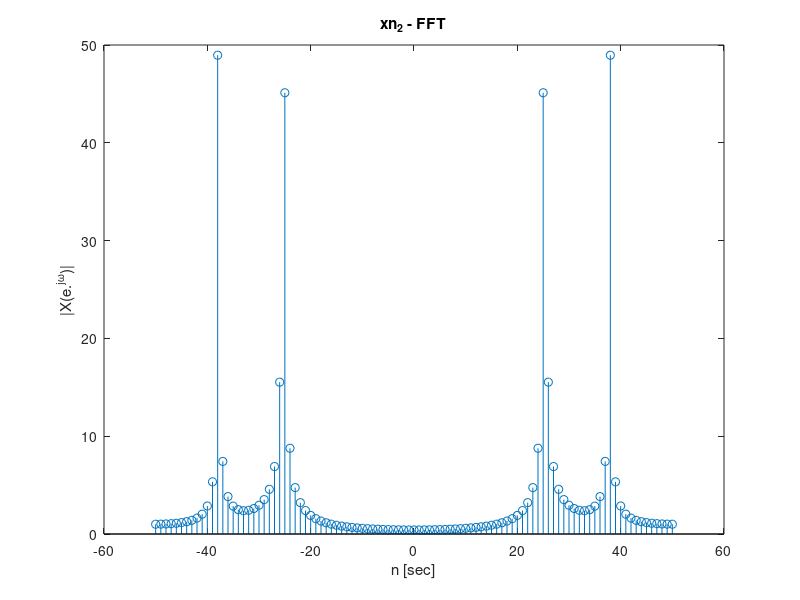

This chart was generated by the following MATLAB code:
n = -50:50;
xn2 = cos(pi.*3.*n./4)+sin(pi.*3.*n./2);
fft_xn2= fftshift(fft(xn2));
stem(n,abs(fft_xn2));
title('xn_2 - FFT')
ylabel('|X(e.^{j\omega})|');
xlabel('n [sec]');
